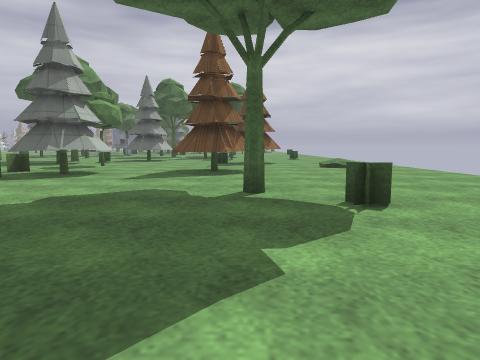
view 1 (above)

24 first-person views from a walk through a 3-D level made in the Godot game engine. The camera is 1.3 m above the floor, tilts 6° down and sees 75° across. The floor is counted in squares, 2 m on a side. Each view is taken from the middle of a square. On the plan, view 1 faces up. The plan holds only what a view shows up to about 10 squares ahead; the rest is blank. The place goes on beyond the plan. Door leaves are left out where a doorway can be walked through. Surface patterns are stand-ins for the level's own textures.

view 2
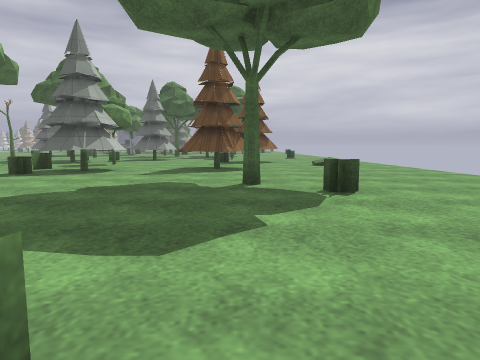

view 3
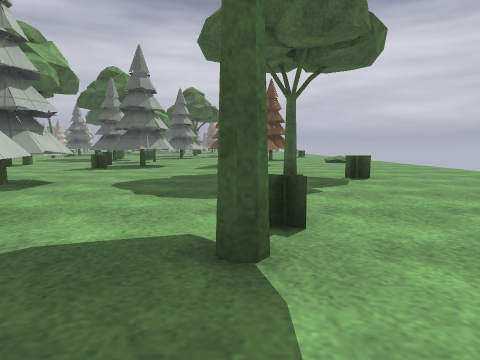

view 4
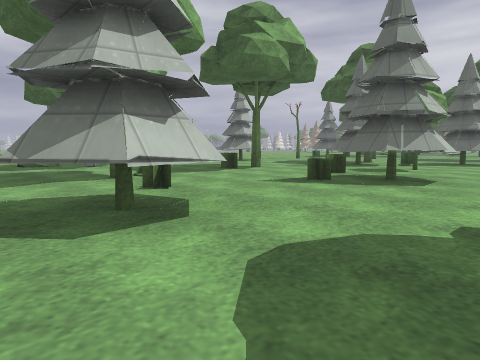

view 5
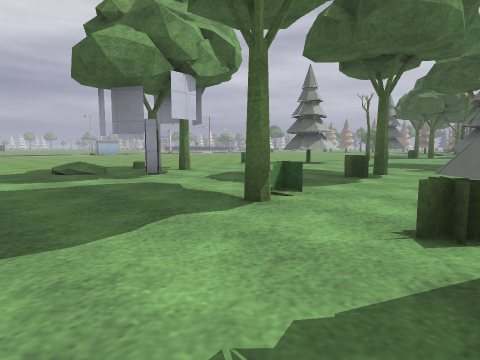

view 6
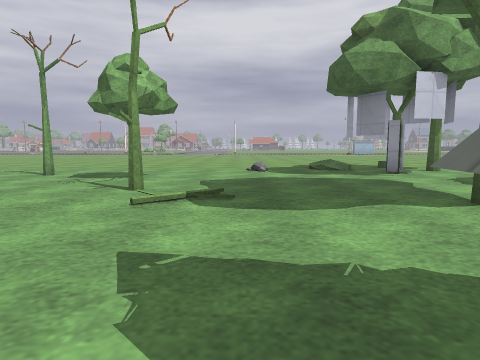

view 7
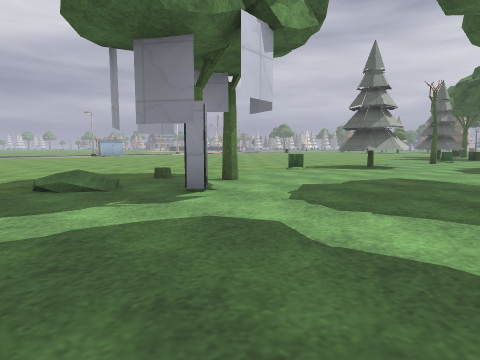

view 8
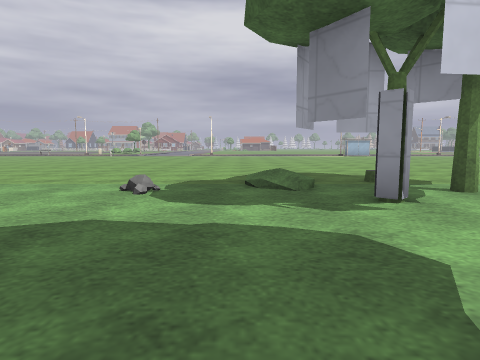

view 9
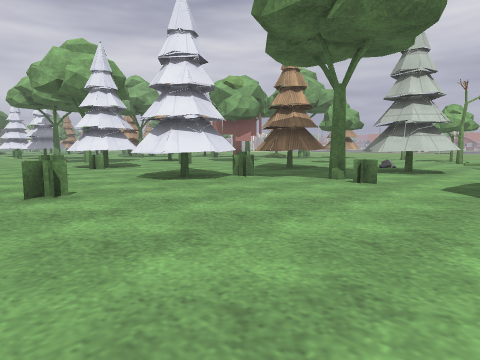

view 10
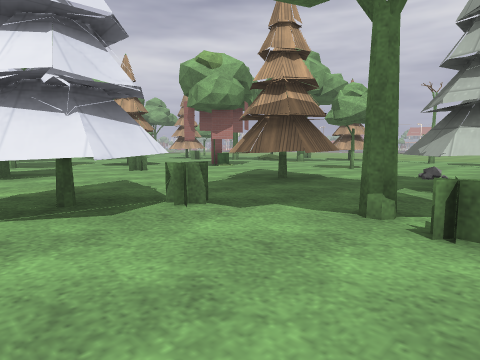

view 11
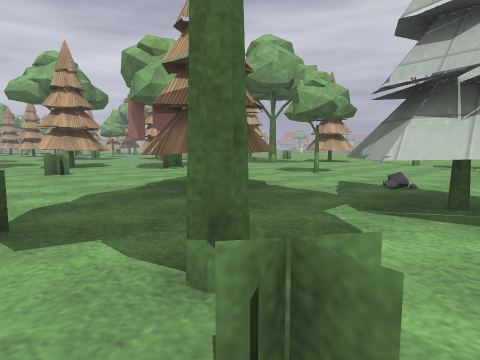

view 12
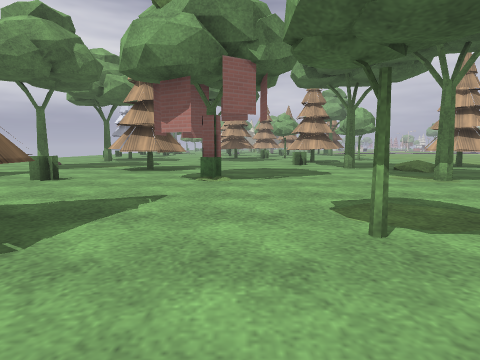

view 13
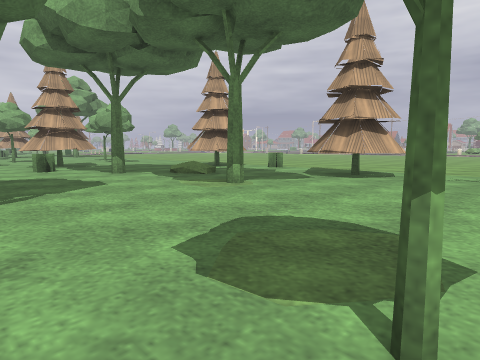

view 14
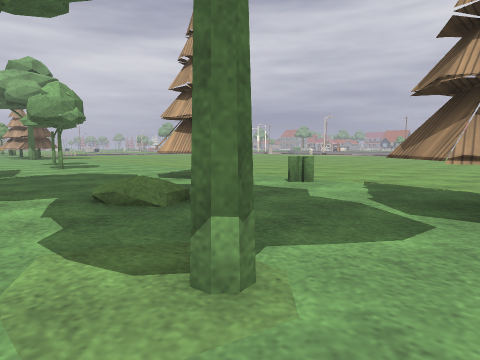

view 15
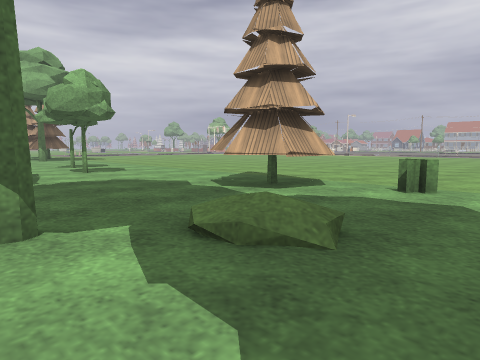

view 16
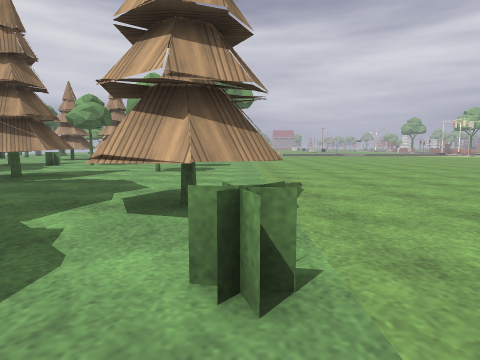

view 17
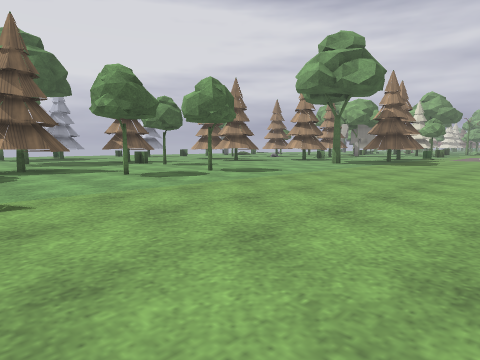

view 18
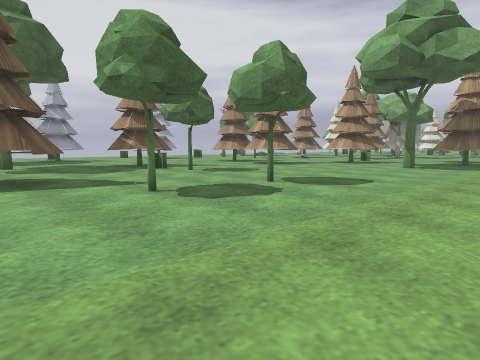

view 19
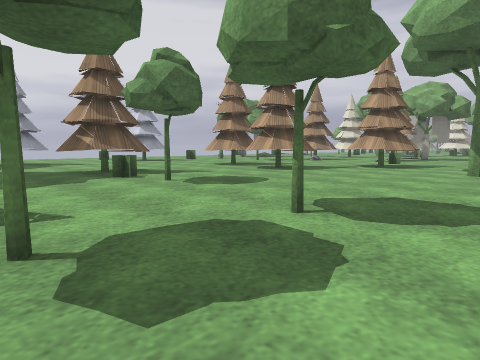

view 20
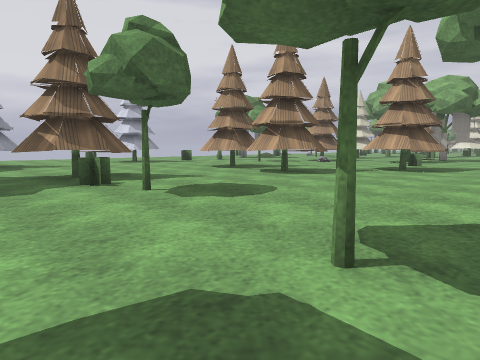

view 21
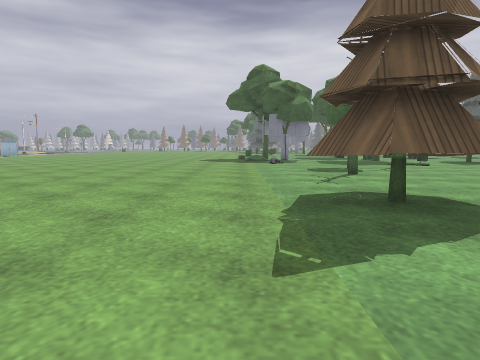

view 22
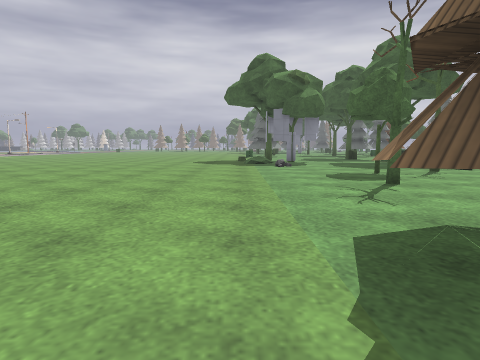

view 23
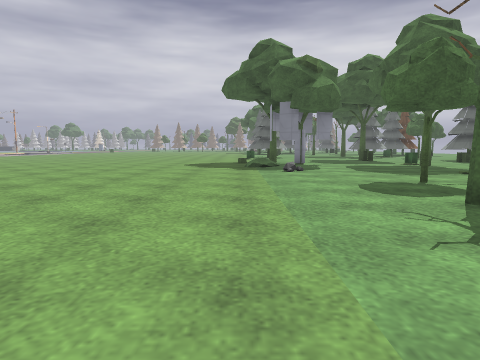

view 24
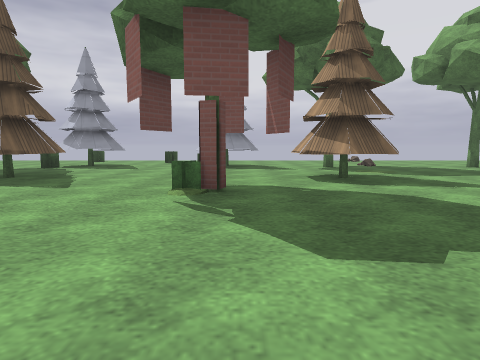

### Floor plan
Key: @ floor where view 1 was taken; # wall or solid block; x gap in a wall; . floor; / step, stairs or slope; = window, fence, low wall or low ledge; T thing the floor can be seen under or through.
Columns run from 19 left of view 1 to 5 right of it. Each row starts with its distance up from view 1.
 12      ###...#  ..
 11      ....... .#..
 10     ==...... ........./
  9    ...............# .....
  8  .........=..=##..##.....
  7 ..............##.........
  6 .....#...................
  5 ......#...=........#.....
  4 ...../....#.==.......=...
  3 ....//.......###........
  2 .............###.........
  1 .........................
  0 .......... ... TT.=@.....
 -1 .......#.#.... TT.#......
 -2 ..............TT.........
 -3 .......#.......TT..###.=
 -4 ............#..TT..###..
 -5 ...............TT.......
 -6 ......................=.
 -7  ....##.................
 -8 .....##..#.......=.###..
 -9 .............#.....###.
-10 .....=../......##...
-11 ......../......##....
-12 .....##...#....# ..#.
-13 .....##....=. ......
-14 ...........=.  .....
-15 .........##.    ....
-16 .........##...    ..
-17 .......#......#
-18 ...............
-19 .................
-20  ......#..#.## ...#
-21  ............##...
-22  ...............
-23  ...............
-24  ..........##..
-25   .........####
-26      .#......
-27        ..##.
-28        ..##
-29        ..x

Positions as (right, up) in squares from view 1, and headings:
1: (0, 0), facing up
2: (0, -1), facing up
3: (-1, -3), facing up
4: (-2, 1), facing up-left
5: (-6, 1), facing up-left
6: (-5, 1), facing left
7: (-9, 2), facing up-left
8: (-9, 3), facing left
9: (5, 2), facing down-left
10: (2, 0), facing down-left
11: (0, 0), facing down-left
12: (-6, -2), facing down
13: (-6, -4), facing down-left
14: (-9, -7), facing down-left
15: (-9, -9), facing down-left
16: (-14, -9), facing down
17: (-19, -14), facing down-right
18: (-16, -15), facing down-right
19: (-14, -17), facing down-right
20: (-13, -18), facing down-right
21: (-15, -11), facing up
22: (-15, -9), facing up
23: (-15, -7), facing up
24: (-10, -9), facing right
